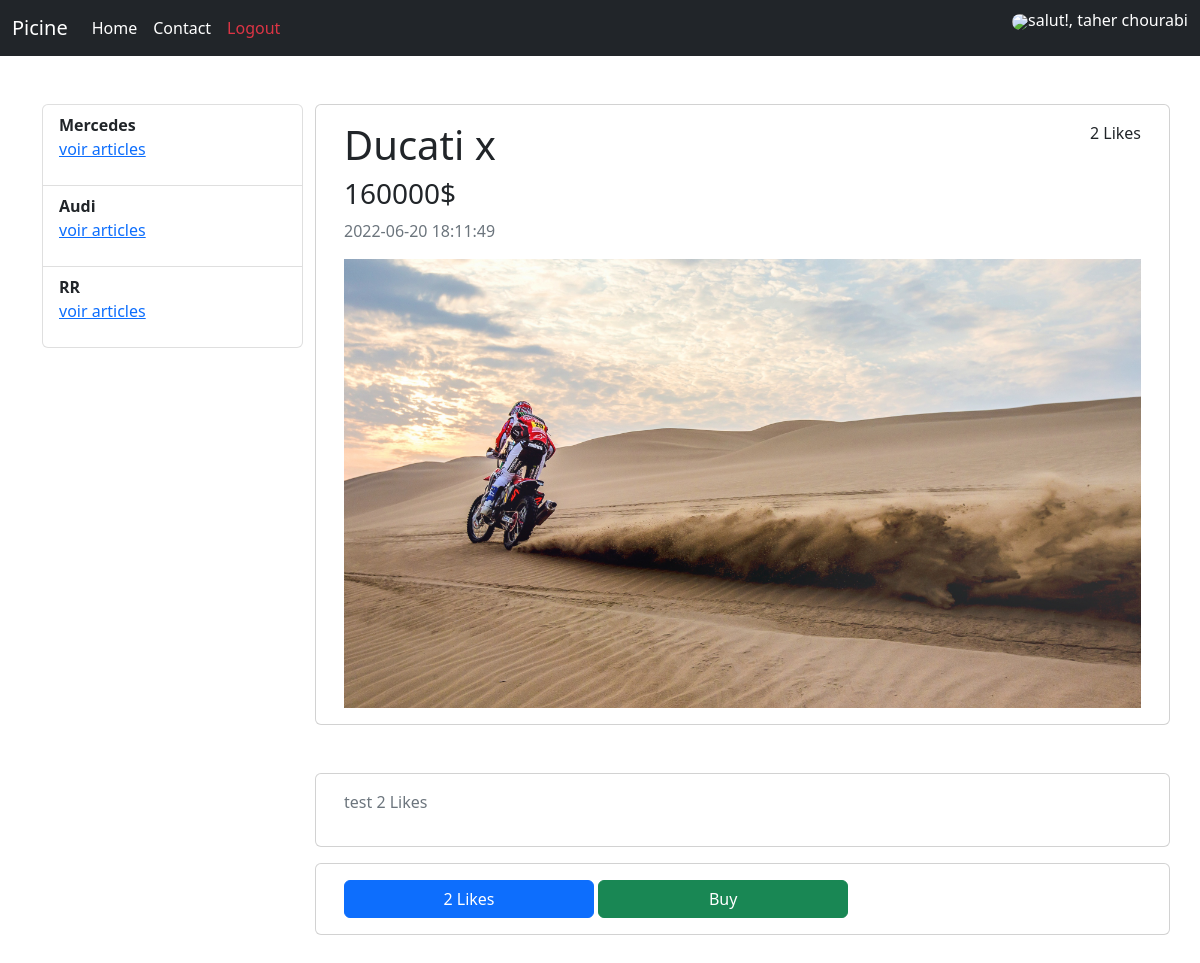
The page /picine/article.php?id=3 (signed in) on the database its author committed.
### tables this page shows
CREATE TABLE `categories` (
  `id_category` int(11) NOT NULL,
  `label_category` varchar(250) NOT NULL
);

CREATE TABLE `articles` (
  `id_article` int(11) NOT NULL,
  `label_article` varchar(250) NOT NULL,
  `photo_article` varchar(250) NOT NULL,
  `decription_article` text NOT NULL,
  `price` varchar(255) NOT NULL,
  `createdAt` timestamp NOT NULL DEFAULT current_timestamp(),
  `likes` int(11) NOT NULL DEFAULT 0,
  `category_id` int(11) NOT NULL
);

### picine/article.php (the view, shortened to what this page needs)
<?php
    require_once('connection_db.php');
?>
<!doctype html>
<html lang="en">
  <head>
    <link href="https://cdn.jsdelivr.net/npm/bootstrap@5.2.0-beta1/dist/css/bootstrap.min.css" rel="stylesheet">
  </head>
  <body>
        <?php $article = null;  if ($_GET['id']) {
          $article = $_GET['id'];
        } ?>
      <?php include_once ('./components/navbar.php');?>
      <div class="container mt-5">
          <div class="row">
            <div class="col-sm-3">
            <?php include_once ('./components/side_menu.php');?>
            </div>
            <div class="col-sm-9">
              <div class="row">
                <?php
                    $req = 'SELECT * FROM `articles`,categories WHERE articles.category_id = categories.id_category AND articles.id_article = '.$article;
                    $reqArtciles = $con->prepare($req);
                    $reqArtciles->execute(array());
                    while ($data = $reqArtciles->fetch()) {
                    echo '
                    <div class="card mb-5">
                        <div class="card-body">
                            <div class="d-flex justify-content-between">
                                <div>
                                <h1>'.$data['label_article'].'</h1>
                                <h3>'.$data['price'].'$</h3>
                                    <p class="text-muted">'.$data['createdAt'].'</p>
                                </div>
                                <div>
                                    <p>'.$data['likes'].' Likes</p>
                                </div>
                            </div>
                            <img src="'.$data['photo_article'].'" class="w-100" alt="">
                        </div>
                    </div>
                    <div class="card mb-3">
                        <div class="card-body">
                         <p class="text-muted">'.$data['decription_article'].' Likes</p>
                        </div>
                    </div>
                    <div class="card mb-5">
                        <div class="card-body">
                        <a href="like_article.php?id='.$data['id_article'].'&likes='.$data['likes'].'" class="btn btn-primary" style="width: 250px">'.$data['likes'].' Likes</a>
                        <a class="btn btn-success" href="buy_article.php?id='.$data['id_article'].'" style="width: 250px">Buy</a>
                        </div>
                    </div>
                    ';
                    }
                ?>
              </div>
            </div>
          </div>
      </div>
  </body>
</html>

### picine/components/side_menu.php
<?php
$reqCategories = $con->prepare('SELECT * FROM `categories`');
$reqCategories->execute(array());
echo '
<ul class="list-group">';
    while ($data = $reqCategories->fetch()) {
        echo '<li class="list-group-item">
                    <p>
                    <strong>'.$data['label_category'].'</strong> <br>
                    <a href="index.php?article='.$data['id_category'].'">voir articles</a>
                    </p>
            </li>
        ';
    }
echo '
</ul>
';
?>

### rows shown on the page
categories: label_category "Mercedes"
categories: label_category "Audi"
categories: label_category "RR"
articles: label_article "Ducati x", price "160000", createdAt "2022-06-20 18:11:49", likes "2", photo_article (picture), decription_article "test 2"

### other values the page prints
$_SESSION['fullname'] "taher chourabi"
